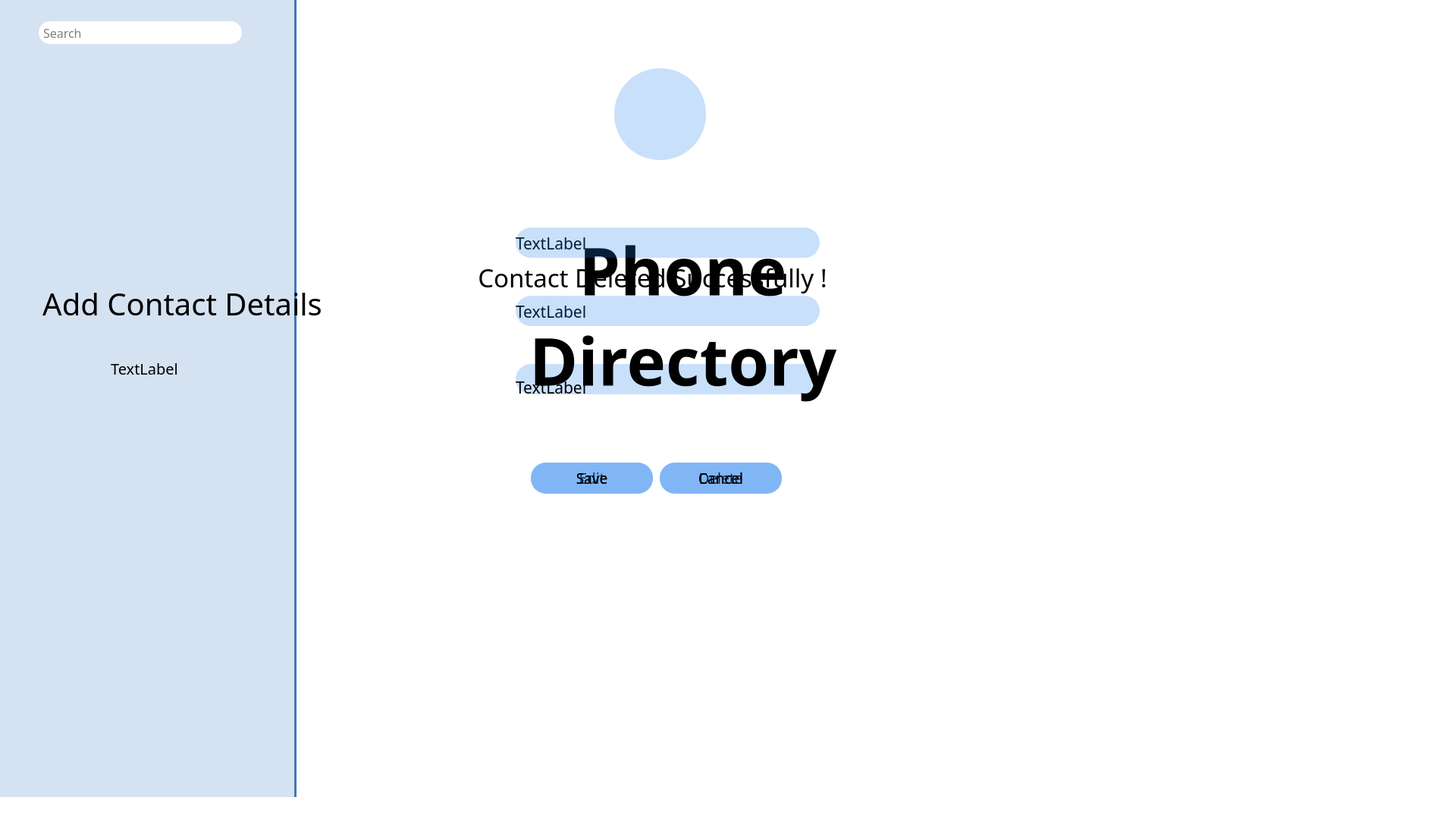
<?xml version="1.0" encoding="UTF-8"?>
<ui version="4.0">
 <class>mainscreen</class>
 <widget class="QMainWindow" name="mainscreen">
  <property name="geometry">
   <rect>
    <x>0</x>
    <y>0</y>
    <width>1920</width>
    <height>1080</height>
   </rect>
  </property>
  <property name="sizePolicy">
   <sizepolicy hsizetype="Preferred" vsizetype="Preferred">
    <horstretch>0</horstretch>
    <verstretch>0</verstretch>
   </sizepolicy>
  </property>
  <property name="font">
   <font>
    <pointsize>1</pointsize>
   </font>
  </property>
  <property name="windowTitle">
   <string>Phone Directory</string>
  </property>
  <property name="windowIcon">
   <iconset resource="pic.qrc">
    <normaloff>:/Images/Assets/contacts.png</normaloff>:/Images/Assets/contacts.png</iconset>
  </property>
  <property name="styleSheet">
   <string notr="true">QWidget{
	background:rgb(255, 255, 255);
}
QMessageBox{
	background:rgb(213, 226, 241);
}
QMessageBox QLabel {
   background:rgb(213, 226, 241);
}
QMessageBox QPushButton {
  background:rgba(27.64,123.92,236.94,0.24);

}</string>
  </property>
  <widget class="QWidget" name="centralwidget">
   <property name="font">
    <font>
     <pointsize>12</pointsize>
    </font>
   </property>
   <widget class="QLabel" name="Icon">
    <property name="geometry">
     <rect>
      <x>810</x>
      <y>90</y>
      <width>121</width>
      <height>121</height>
     </rect>
    </property>
    <property name="font">
     <font>
      <family>Raleway SemiBold</family>
      <pointsize>65</pointsize>
      <bold>true</bold>
      <strikeout>false</strikeout>
      <kerning>true</kerning>
     </font>
    </property>
    <property name="cursor">
     <cursorShape>PointingHandCursor</cursorShape>
    </property>
    <property name="styleSheet">
     <string notr="true">QLabel{

  border-radius: 60px;
  min-height: 40px;
  min-width: 40px;

	background: rgba(27.64,123.92,236.94,0.24);
	padding: 5px;

}</string>
    </property>
    <property name="text">
     <string/>
    </property>
    <property name="pixmap">
     <pixmap>../Phone Book gui/PhoneBook/rsz_1istockphoto-1214428300-170667a-removebg-preview.png</pixmap>
    </property>
    <property name="alignment">
     <set>Qt::AlignCenter</set>
    </property>
   </widget>
   <widget class="QFrame" name="frame">
    <property name="geometry">
     <rect>
      <x>0</x>
      <y>0</y>
      <width>391</width>
      <height>1051</height>
     </rect>
    </property>
    <property name="font">
     <font>
      <pointsize>11</pointsize>
     </font>
    </property>
    <property name="styleSheet">
     <string notr="true">QFrame{
	background:rgb(213, 226, 241);
	border-style:outset;
	border-width: 0px 3px 0px 0px;
	border-color:#3D79B6;
}</string>
    </property>
    <property name="frameShape">
     <enum>QFrame::StyledPanel</enum>
    </property>
    <property name="frameShadow">
     <enum>QFrame::Raised</enum>
    </property>
    <property name="lineWidth">
     <number>1</number>
    </property>
    <widget class="QLineEdit" name="Search_lineEdit">
     <property name="geometry">
      <rect>
       <x>51</x>
       <y>28</y>
       <width>268</width>
       <height>30</height>
      </rect>
     </property>
     <property name="sizePolicy">
      <sizepolicy hsizetype="Fixed" vsizetype="Fixed">
       <horstretch>0</horstretch>
       <verstretch>0</verstretch>
      </sizepolicy>
     </property>
     <property name="maximumSize">
      <size>
       <width>500</width>
       <height>30</height>
      </size>
     </property>
     <property name="font">
      <font>
       <family>Raleway SemiBold</family>
       <pointsize>12</pointsize>
       <italic>false</italic>
       <bold>false</bold>
      </font>
     </property>
     <property name="styleSheet">
      <string notr="true">QLineEdit{
	border-style: outset;
    border-width: 0px;
    border-radius: 15px;

	background:rgb(255, 255, 255);
    font: 12pt;
	padding: 4px;

}</string>
     </property>
     <property name="text">
      <string/>
     </property>
     <property name="readOnly">
      <bool>false</bool>
     </property>
     <property name="placeholderText">
      <string>Search</string>
     </property>
    </widget>
    <widget class="QPushButton" name="Add_Button">
     <property name="geometry">
      <rect>
       <x>340</x>
       <y>30</y>
       <width>41</width>
       <height>31</height>
      </rect>
     </property>
     <property name="sizePolicy">
      <sizepolicy hsizetype="Fixed" vsizetype="Fixed">
       <horstretch>0</horstretch>
       <verstretch>0</verstretch>
      </sizepolicy>
     </property>
     <property name="font">
      <font>
       <pointsize>28</pointsize>
       <bold>false</bold>
      </font>
     </property>
     <property name="cursor">
      <cursorShape>PointingHandCursor</cursorShape>
     </property>
     <property name="toolTip">
      <string>Add Contact</string>
     </property>
     <property name="styleSheet">
      <string notr="true">QPushButton {
    
    border-radius: 15px;
    border-style: outset;
    background-color:none;
    }

QPushButton:hover {
    background:rgb(85, 170, 255);
    }

QPushButton:pressed {
    border-style: inset;
    background: qradialgradient(
        cx: 0.4, cy: -0.1, fx: 0.4, fy: -0.1,
        radius: 1.35, stop: 0 #fff, stop: 1 #ddd
        );
    }</string>
     </property>
     <property name="text">
      <string/>
     </property>
     <property name="icon">
      <iconset resource="pic.qrc">
       <normaloff>:/Images/Assets/add-contact.png</normaloff>:/Images/Assets/add-contact.png</iconset>
     </property>
     <property name="iconSize">
      <size>
       <width>40</width>
       <height>40</height>
      </size>
     </property>
    </widget>
    <widget class="QListWidget" name="listWidget">
     <property name="geometry">
      <rect>
       <x>50</x>
       <y>100</y>
       <width>311</width>
       <height>661</height>
      </rect>
     </property>
     <property name="font">
      <font>
       <family>Raleway SemiBold</family>
       <pointsize>12</pointsize>
      </font>
     </property>
     <property name="cursor" stdset="0">
      <cursorShape>PointingHandCursor</cursorShape>
     </property>
     <property name="styleSheet">
      <string notr="true">QListWidget{
	border-width:0px;
}
 QScrollBar:vertical {
	border: none;
    background:rgb(205, 230, 255);
    width: 10px;
    margin: 15px 0 15px 0;
	border-radius: 0px;

 }

/*  HANDLE BAR VERTICAL */
QScrollBar::handle:vertical {	
	background-color:rgb(61, 121, 182);
	min-height: 30px;
	border-radius: 5px;
}
QScrollBar::handle:vertical:hover{	
	background-color:  rgb(61, 121, 182);
}
QScrollBar::handle:vertical:pressed {	
	background-color:rgb(36, 73, 112);
}

/* BTN TOP - SCROLLBAR */
QScrollBar::sub-line:vertical {
	border: none;
	background-color: rgb(213, 226, 241);
	height: 15px;
	border-top-left-radius: 7px;
	border-top-right-radius: 7px;
	subcontrol-position: top;
	subcontrol-origin: margin;
}
QScrollBar::sub-line:vertical:hover {	
	background-color:rgb(213, 226, 241);
}
QScrollBar::sub-line:vertical:pressed {	
	background-color: rgb(213, 226, 241);
}
QScrollBar::add-line:vertical {
	border: none;
	background-color:rgb(213, 226, 241);
	height: 15px;
	border-bottom-left-radius: 7px;
	border-bottom-right-radius: 7px;
	subcontrol-position: bottom;
	subcontrol-origin: margin;
}
QScrollBar::add-line:vertical:hover {	
	background-color: rgb(255, 0, 127);
}
QScrollBar::add-line:vertical:pressed {	
	background-color: rgb(185, 0, 92);
}

/* RESET ARROW */
QScrollBar::up-arrow:vertical, QScrollBar::down-arrow:vertical {
	background:rgb(213, 226, 241);
}
QScrollBar::add-page:vertical, QScrollBar::sub-page:vertical {
	background: rgb(213, 226, 241);
}</string>
     </property>
     <property name="verticalScrollBarPolicy">
      <enum>Qt::ScrollBarAsNeeded</enum>
     </property>
    </widget>
    <widget class="QLabel" name="NotFoundLabel">
     <property name="geometry">
      <rect>
       <x>60</x>
       <y>360</y>
       <width>261</width>
       <height>251</height>
      </rect>
     </property>
     <property name="font">
      <font>
       <family>Raleway SemiBold</family>
       <pointsize>15</pointsize>
      </font>
     </property>
     <property name="styleSheet">
      <string notr="true">QLabel{
border:0;
}</string>
     </property>
     <property name="text">
      <string>TextLabel</string>
     </property>
     <property name="alignment">
      <set>Qt::AlignCenter</set>
     </property>
     <property name="wordWrap">
      <bool>true</bool>
     </property>
    </widget>
    <widget class="QLabel" name="search_icon">
     <property name="geometry">
      <rect>
       <x>20</x>
       <y>30</y>
       <width>25</width>
       <height>25</height>
      </rect>
     </property>
     <property name="font">
      <font>
       <pointsize>12</pointsize>
      </font>
     </property>
     <property name="styleSheet">
      <string notr="true">QLabel{
border-width:0;
}</string>
     </property>
     <property name="text">
      <string/>
     </property>
     <property name="pixmap">
      <pixmap resource="pic.qrc">:/Images/Assets/search-3076.png</pixmap>
     </property>
     <property name="scaledContents">
      <bool>true</bool>
     </property>
     <property name="alignment">
      <set>Qt::AlignCenter</set>
     </property>
    </widget>
   </widget>
   <widget class="QLabel" name="Name_Label">
    <property name="geometry">
     <rect>
      <x>590</x>
      <y>290</y>
      <width>51</width>
      <height>51</height>
     </rect>
    </property>
    <property name="font">
     <font>
      <family>Raleway SemiBold</family>
      <pointsize>16</pointsize>
      <bold>true</bold>
     </font>
    </property>
    <property name="styleSheet">
     <string notr="true">QLabel{
background-color:none;
}</string>
    </property>
    <property name="text">
     <string/>
    </property>
    <property name="pixmap">
     <pixmap resource="pic.qrc">:/Images/Assets/id-card.png</pixmap>
    </property>
    <property name="scaledContents">
     <bool>true</bool>
    </property>
   </widget>
   <widget class="QLabel" name="Phone_Label">
    <property name="geometry">
     <rect>
      <x>590</x>
      <y>380</y>
      <width>51</width>
      <height>51</height>
     </rect>
    </property>
    <property name="font">
     <font>
      <family>Raleway SemiBold</family>
      <pointsize>16</pointsize>
      <bold>true</bold>
     </font>
    </property>
    <property name="styleSheet">
     <string notr="true">QLabel{
background-color:none;
}</string>
    </property>
    <property name="text">
     <string/>
    </property>
    <property name="pixmap">
     <pixmap resource="pic.qrc">:/Images/Assets/viber.png</pixmap>
    </property>
    <property name="scaledContents">
     <bool>true</bool>
    </property>
   </widget>
   <widget class="QLabel" name="Email_Label">
    <property name="geometry">
     <rect>
      <x>590</x>
      <y>470</y>
      <width>51</width>
      <height>51</height>
     </rect>
    </property>
    <property name="font">
     <font>
      <family>Raleway SemiBold</family>
      <pointsize>16</pointsize>
      <bold>true</bold>
     </font>
    </property>
    <property name="styleSheet">
     <string notr="true">QLabel{
background-color:none;
}</string>
    </property>
    <property name="text">
     <string/>
    </property>
    <property name="pixmap">
     <pixmap resource="pic.qrc">:/Images/Assets/email (1).png</pixmap>
    </property>
    <property name="scaledContents">
     <bool>true</bool>
    </property>
   </widget>
   <widget class="QPushButton" name="Edit_Button">
    <property name="geometry">
     <rect>
      <x>700</x>
      <y>610</y>
      <width>161</width>
      <height>41</height>
     </rect>
    </property>
    <property name="font">
     <font>
      <family>Raleway SemiBold</family>
      <pointsize>14</pointsize>
     </font>
    </property>
    <property name="cursor">
     <cursorShape>PointingHandCursor</cursorShape>
    </property>
    <property name="toolTip">
     <string/>
    </property>
    <property name="styleSheet">
     <string notr="true">QPushButton {
    
    border-radius: 20px;
    border-style: outset;
    background:rgba(27.64,123.92,236.94,0.24);
    padding: 5px;
    }

QPushButton:hover {
    background:rgb(85, 170, 255);
    }

QPushButton:pressed {
    border-style: inset;
    background: qradialgradient(
        cx: 0.4, cy: -0.1, fx: 0.4, fy: -0.1,
        radius: 1.35, stop: 0 #fff, stop: 1 #ddd
        );
    }</string>
    </property>
    <property name="text">
     <string>Edit</string>
    </property>
   </widget>
   <widget class="QPushButton" name="Delete_Button">
    <property name="geometry">
     <rect>
      <x>870</x>
      <y>610</y>
      <width>161</width>
      <height>41</height>
     </rect>
    </property>
    <property name="font">
     <font>
      <family>Raleway SemiBold</family>
      <pointsize>14</pointsize>
     </font>
    </property>
    <property name="cursor">
     <cursorShape>PointingHandCursor</cursorShape>
    </property>
    <property name="toolTip">
     <string/>
    </property>
    <property name="styleSheet">
     <string notr="true">QPushButton {
    
    border-radius: 20px;
    border-style: outset;
    background:rgba(27.64,123.92,236.94,0.24);
    padding: 5px;
    }

QPushButton:hover {
    background:rgb(85, 170, 255);
    }

QPushButton:pressed {
    border-style: inset;
    background: qradialgradient(
        cx: 0.4, cy: -0.1, fx: 0.4, fy: -0.1,
        radius: 1.35, stop: 0 #fff, stop: 1 #ddd
        );
    }</string>
    </property>
    <property name="text">
     <string>Delete</string>
    </property>
   </widget>
   <widget class="QLabel" name="Name_Box">
    <property name="geometry">
     <rect>
      <x>680</x>
      <y>300</y>
      <width>411</width>
      <height>41</height>
     </rect>
    </property>
    <property name="font">
     <font>
      <family>Raleway SemiBold</family>
      <pointsize>16</pointsize>
     </font>
    </property>
    <property name="styleSheet">
     <string notr="true">QLabel{
background-color:none;
}</string>
    </property>
    <property name="text">
     <string>TextLabel</string>
    </property>
   </widget>
   <widget class="QLineEdit" name="Name_LineEdit">
    <property name="geometry">
     <rect>
      <x>680</x>
      <y>300</y>
      <width>401</width>
      <height>40</height>
     </rect>
    </property>
    <property name="minimumSize">
     <size>
      <width>0</width>
      <height>0</height>
     </size>
    </property>
    <property name="maximumSize">
     <size>
      <width>500</width>
      <height>40</height>
     </size>
    </property>
    <property name="font">
     <font>
      <family>Raleway SemiBold</family>
      <pointsize>14</pointsize>
      <italic>false</italic>
      <bold>false</bold>
     </font>
    </property>
    <property name="styleSheet">
     <string notr="true">QLineEdit{
	border-style: outset;
    border-width: 0px;
    border-radius: 20px;

	background: rgba(27.64,123.92,236.94,0.24);
    font: 14pt;
	padding: 5px;

}</string>
    </property>
    <property name="text">
     <string/>
    </property>
   </widget>
   <widget class="QLabel" name="Phone_Box">
    <property name="geometry">
     <rect>
      <x>680</x>
      <y>390</y>
      <width>411</width>
      <height>41</height>
     </rect>
    </property>
    <property name="font">
     <font>
      <family>AbadiMTStd</family>
      <pointsize>16</pointsize>
      <bold>false</bold>
     </font>
    </property>
    <property name="styleSheet">
     <string notr="true">QLabel{
background-color:none;
}</string>
    </property>
    <property name="text">
     <string>TextLabel</string>
    </property>
   </widget>
   <widget class="QLineEdit" name="Phone_LineEdit">
    <property name="geometry">
     <rect>
      <x>680</x>
      <y>390</y>
      <width>401</width>
      <height>40</height>
     </rect>
    </property>
    <property name="minimumSize">
     <size>
      <width>0</width>
      <height>0</height>
     </size>
    </property>
    <property name="maximumSize">
     <size>
      <width>500</width>
      <height>40</height>
     </size>
    </property>
    <property name="font">
     <font>
      <family>AbadiMTStd</family>
      <pointsize>14</pointsize>
      <italic>false</italic>
      <bold>false</bold>
     </font>
    </property>
    <property name="styleSheet">
     <string notr="true">QLineEdit{
	border-style: outset;
    border-width: 0px;
    border-radius: 20px;

	background: rgba(27.64,123.92,236.94,0.24);
    font: 14pt;
	padding: 5px;

}</string>
    </property>
    <property name="text">
     <string/>
    </property>
   </widget>
   <widget class="QLabel" name="Email_Box">
    <property name="geometry">
     <rect>
      <x>680</x>
      <y>490</y>
      <width>411</width>
      <height>41</height>
     </rect>
    </property>
    <property name="font">
     <font>
      <family>Raleway SemiBold</family>
      <pointsize>16</pointsize>
     </font>
    </property>
    <property name="styleSheet">
     <string notr="true">QLabel{
background-color:none;
}</string>
    </property>
    <property name="text">
     <string>TextLabel</string>
    </property>
   </widget>
   <widget class="QLineEdit" name="Email_LineEdit">
    <property name="geometry">
     <rect>
      <x>680</x>
      <y>480</y>
      <width>401</width>
      <height>40</height>
     </rect>
    </property>
    <property name="minimumSize">
     <size>
      <width>0</width>
      <height>0</height>
     </size>
    </property>
    <property name="maximumSize">
     <size>
      <width>500</width>
      <height>40</height>
     </size>
    </property>
    <property name="font">
     <font>
      <family>Raleway SemiBold</family>
      <pointsize>14</pointsize>
      <italic>false</italic>
      <bold>false</bold>
     </font>
    </property>
    <property name="styleSheet">
     <string notr="true">QLineEdit{
	border-style: outset;
    border-width: 0px;
    border-radius: 20px;

	background: rgba(27.64,123.92,236.94,0.24);
    font: 14pt;
	padding: 5px;

}</string>
    </property>
    <property name="text">
     <string/>
    </property>
   </widget>
   <widget class="QLabel" name="Main_Label">
    <property name="geometry">
     <rect>
      <x>640</x>
      <y>210</y>
      <width>521</width>
      <height>411</height>
     </rect>
    </property>
    <property name="font">
     <font>
      <family>Raleway Medium</family>
      <pointsize>65</pointsize>
      <bold>true</bold>
     </font>
    </property>
    <property name="styleSheet">
     <string notr="true">QLabel{
	background:none;
}</string>
    </property>
    <property name="text">
     <string>Phone Directory</string>
    </property>
    <property name="alignment">
     <set>Qt::AlignCenter</set>
    </property>
    <property name="wordWrap">
     <bool>true</bool>
    </property>
   </widget>
   <widget class="QPushButton" name="Save_Button">
    <property name="geometry">
     <rect>
      <x>700</x>
      <y>610</y>
      <width>161</width>
      <height>41</height>
     </rect>
    </property>
    <property name="font">
     <font>
      <family>Raleway SemiBold</family>
      <pointsize>14</pointsize>
     </font>
    </property>
    <property name="cursor">
     <cursorShape>PointingHandCursor</cursorShape>
    </property>
    <property name="toolTip">
     <string/>
    </property>
    <property name="styleSheet">
     <string notr="true">QPushButton {
    
    border-radius: 20px;
    border-style: outset;
    background:rgba(27.64,123.92,236.94,0.24);
    padding: 5px;
    }

QPushButton:hover {
    background:rgb(85, 170, 255);
    }

QPushButton:pressed {
    border-style: inset;
    background: qradialgradient(
        cx: 0.4, cy: -0.1, fx: 0.4, fy: -0.1,
        radius: 1.35, stop: 0 #fff, stop: 1 #ddd
        );
    }</string>
    </property>
    <property name="text">
     <string>Save</string>
    </property>
   </widget>
   <widget class="QPushButton" name="Cancel_Button">
    <property name="geometry">
     <rect>
      <x>870</x>
      <y>610</y>
      <width>161</width>
      <height>41</height>
     </rect>
    </property>
    <property name="font">
     <font>
      <family>Raleway SemiBold</family>
      <pointsize>14</pointsize>
     </font>
    </property>
    <property name="cursor">
     <cursorShape>PointingHandCursor</cursorShape>
    </property>
    <property name="toolTip">
     <string/>
    </property>
    <property name="styleSheet">
     <string notr="true">QPushButton {
    
    border-radius: 20px;
    border-style: outset;
    background:rgba(27.64,123.92,236.94,0.24);
    padding: 5px;
    }

QPushButton:hover {
    background:rgb(85, 170, 255);
    }

QPushButton:pressed {
    border-style: inset;
    background: qradialgradient(
        cx: 0.4, cy: -0.1, fx: 0.4, fy: -0.1,
        radius: 1.35, stop: 0 #fff, stop: 1 #ddd
        );
    }</string>
    </property>
    <property name="text">
     <string>Cancel</string>
    </property>
   </widget>
   <widget class="QLabel" name="delete_message">
    <property name="geometry">
     <rect>
      <x>520</x>
      <y>80</y>
      <width>681</width>
      <height>571</height>
     </rect>
    </property>
    <property name="font">
     <font>
      <family>Raleway SemiBold</family>
      <pointsize>25</pointsize>
     </font>
    </property>
    <property name="styleSheet">
     <string notr="true">QLabel{
background-color: none;

}
</string>
    </property>
    <property name="text">
     <string>Contact Deleted Successfully !</string>
    </property>
    <property name="alignment">
     <set>Qt::AlignCenter</set>
    </property>
   </widget>
   <widget class="QPushButton" name="Save_Button_add">
    <property name="geometry">
     <rect>
      <x>700</x>
      <y>610</y>
      <width>161</width>
      <height>41</height>
     </rect>
    </property>
    <property name="font">
     <font>
      <family>Raleway SemiBold</family>
      <pointsize>14</pointsize>
     </font>
    </property>
    <property name="cursor">
     <cursorShape>PointingHandCursor</cursorShape>
    </property>
    <property name="toolTip">
     <string/>
    </property>
    <property name="styleSheet">
     <string notr="true">QPushButton {
    
    border-radius: 20px;
    border-style: outset;
    background:rgba(27.64,123.92,236.94,0.24);
    padding: 5px;
    }

QPushButton:hover {
    background:rgb(85, 170, 255);
    }

QPushButton:pressed {
    border-style: inset;
    background: qradialgradient(
        cx: 0.4, cy: -0.1, fx: 0.4, fy: -0.1,
        radius: 1.35, stop: 0 #fff, stop: 1 #ddd
        );
    }</string>
    </property>
    <property name="text">
     <string>Save</string>
    </property>
   </widget>
   <widget class="QPushButton" name="Cancel_Button_add_2">
    <property name="geometry">
     <rect>
      <x>870</x>
      <y>610</y>
      <width>161</width>
      <height>41</height>
     </rect>
    </property>
    <property name="font">
     <font>
      <family>Raleway SemiBold</family>
      <pointsize>14</pointsize>
     </font>
    </property>
    <property name="cursor">
     <cursorShape>PointingHandCursor</cursorShape>
    </property>
    <property name="toolTip">
     <string/>
    </property>
    <property name="styleSheet">
     <string notr="true">QPushButton {
    
    border-radius: 20px;
    border-style: outset;
    background:rgba(27.64,123.92,236.94,0.24);
    padding: 5px;
    }

QPushButton:hover {
    background:rgb(85, 170, 255);
    }

QPushButton:pressed {
    border-style: inset;
    background: qradialgradient(
        cx: 0.4, cy: -0.1, fx: 0.4, fy: -0.1,
        radius: 1.35, stop: 0 #fff, stop: 1 #ddd
        );
    }</string>
    </property>
    <property name="text">
     <string>Cancel</string>
    </property>
   </widget>
   <widget class="QLabel" name="label">
    <property name="geometry">
     <rect>
      <x>0</x>
      <y>0</y>
      <width>1920</width>
      <height>1080</height>
     </rect>
    </property>
    <property name="text">
     <string/>
    </property>
    <property name="pixmap">
     <pixmap resource="pic.qrc">:/Images/Assets/wallpaper addscreen.PNG</pixmap>
    </property>
    <property name="scaledContents">
     <bool>true</bool>
    </property>
   </widget>
   <widget class="QLabel" name="Icon_2">
    <property name="geometry">
     <rect>
      <x>810</x>
      <y>90</y>
      <width>121</width>
      <height>121</height>
     </rect>
    </property>
    <property name="font">
     <font>
      <family>Raleway SemiBold</family>
      <pointsize>65</pointsize>
      <bold>true</bold>
      <strikeout>false</strikeout>
      <kerning>true</kerning>
     </font>
    </property>
    <property name="cursor">
     <cursorShape>PointingHandCursor</cursorShape>
    </property>
    <property name="styleSheet">
     <string notr="true">QLabel{

  border-radius: 60px;
  min-height: 40px;
  min-width: 40px;

	background: none;
	padding: 0px;

}</string>
    </property>
    <property name="text">
     <string/>
    </property>
    <property name="pixmap">
     <pixmap resource="pic.qrc">:/Images/Assets/contact photo.png</pixmap>
    </property>
    <property name="scaledContents">
     <bool>true</bool>
    </property>
    <property name="alignment">
     <set>Qt::AlignCenter</set>
    </property>
   </widget>
   <widget class="QLabel" name="AddContact_Label">
    <property name="geometry">
     <rect>
      <x>10</x>
      <y>330</y>
      <width>461</width>
      <height>141</height>
     </rect>
    </property>
    <property name="font">
     <font>
      <family>Raleway SemiBold</family>
      <pointsize>30</pointsize>
      <bold>false</bold>
     </font>
    </property>
    <property name="styleSheet">
     <string notr="true">QLabel{
background-color:none;
}</string>
    </property>
    <property name="text">
     <string>Add Contact Details</string>
    </property>
    <property name="alignment">
     <set>Qt::AlignCenter</set>
    </property>
    <property name="wordWrap">
     <bool>true</bool>
    </property>
   </widget>
   <zorder>label</zorder>
   <zorder>delete_message</zorder>
   <zorder>Email_LineEdit</zorder>
   <zorder>Main_Label</zorder>
   <zorder>Cancel_Button</zorder>
   <zorder>Icon</zorder>
   <zorder>frame</zorder>
   <zorder>Name_Label</zorder>
   <zorder>Phone_Label</zorder>
   <zorder>Email_Label</zorder>
   <zorder>Edit_Button</zorder>
   <zorder>Delete_Button</zorder>
   <zorder>Name_Box</zorder>
   <zorder>Name_LineEdit</zorder>
   <zorder>Phone_Box</zorder>
   <zorder>Phone_LineEdit</zorder>
   <zorder>Email_Box</zorder>
   <zorder>Save_Button</zorder>
   <zorder>Save_Button_add</zorder>
   <zorder>Cancel_Button_add_2</zorder>
   <zorder>Icon_2</zorder>
   <zorder>AddContact_Label</zorder>
  </widget>
 </widget>
 <resources>
  <include location="pic.qrc"/>
 </resources>
 <connections/>
</ui>
